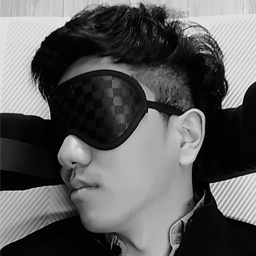
#> input picture image_sample/DongRyn.bmp, 256 x 256 px
$ python Day02_Image_Control.py   (older library calls are emulated)
#> lines starting #> are read from the running program, lines starting #| are printed output that depends on the picture; after the words box and inside, x2 and y2 are one past the last pixel; in counts of white or black regions, pixels touching at a corner belong together
import numpy as np
from scipy import signal, misc
import matplotlib.pyplot as plt
from scipy import ndimage

#Image Read
im = misc.imread('./image_sample/DongRyn.bmp')
#> im is the input picture: shape (256, 256); min 0, max 240, mean 93
row, col = im.shape
#> row = 256; col = 256

print(im.shape)
#| (256, 256)
#1. 이미지 반전 (255-원본데이터)
im_inversion = 255 - im

#2,3 이미지 밝기 조절 (원본데이터 + 밝기값)
#원본 데이터를 실수형으로 바꿔둬야 오버플로우 처리가 가능하다.
im_brightness = (np.float32(im))+100 #밝게
im_darkness = (np.float32(im))-100   #어둡게

#오버플로우 처리
im_brightness = np.where(im_brightness>255, 255, im_brightness)
im_darkness = np.where(im_darkness<0, 0, im_darkness)

#4. 명암비 조절
# 알파값이 0~1 사이라면 명암비를 증가시키는 역할을 하게 되고, -1~0 사이의 값을 가지면 명암비를 감소시키는 역할
A = -0.1 #알파값
im_contrast = im + (im - 128)*A

#5. 감마 보정
M = 255
gamma = 0.5
im_gamma = pow(im/M, gamma)*255
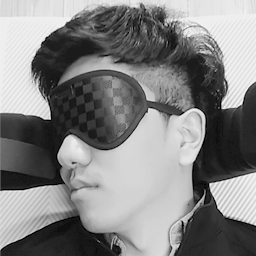
#> im_gamma: shape (256, 256) float64; min 0, max 247.4, mean 131.5

#-----응용 파트------
#---1.중간 강조
n = 50      #올릴 값
N1 = 100    #적용할 범위
N2 = 200    #적용할 범위

#원본데이터의 배열을 가진 정수형 변수 생성 -> 결과값을 담아줌
im_middle_ad = np.ndarray(shape=(row, col), dtype=np.uint8)

for y in range(row):
    for x in range(col):
        value = im[y, x]
        #범위 100~200 이라면 n만큼 값을 더해줌
        if value > N1 and value < N2:
            im_middle_ad[y, x] = value + n
        else:
            im_middle_ad[y, x] = value
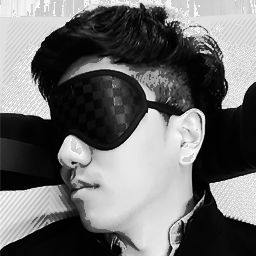
#> im_middle_ad: shape (256, 256); min 0, max 249, mean 108.8
#0으로 된 (row X col) 배열 생성. (여기서는 255 X 255 이 생성됨)

#---2.이진화
im_binary = np.ndarray(shape=(row, col), dtype=np.uint8)
im_average = np.mean(im) #이미지의 값 평균을 이진화를 위해 지정
#> im_average = 93.02

for y in range(row):
    for x in range(col):
        value = im[y, x]
        #평균값보다 크면 0, 아니면 255
        if value > im_average:
            im_binary[y, x] = 0
        else:
            im_binary[y, x] = 255
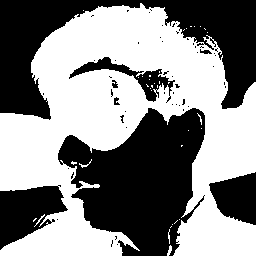
#> im_binary: shape (256, 256); 53.2% white; 55 black regions (47 under 20 px), largest, box (x1, y1, x2, y2) and area: (58, 108, 205, 256) 13263, (0, 0, 256, 120) 11632, (0, 185, 68, 250) 2658

#---3.슬라이스
slice_min = 100
slice_max = 150
slice_bright_value = 50
im_slice = np.ndarray(shape=(row, col), dtype=np.uint8)
for y in range(row):
    for x in range(col):
        value = im[y, x]
        if slice_min > N1 and slice_max < N2:
            im_slice[y, x] = value + slice_bright_value
        else:
            im_slice[y, x] = value

#---4.등명도선
n = 50      #올릴 값
wire_range1_min = 50    #적용할 범위
wire_range1_max = 100    #적용할 범위
wire_range2_min = 150    #적용할 범위
wire_range2_max = 200    #적용할 범위

im_wire = np.ndarray(shape=(row, col), dtype=np.uint8)
for y in range(row):
    for x in range(col):
        value = im[y, x]
        if value > wire_range1_min and value < wire_range1_max:
            im_wire[y, x] = 255
        elif value > wire_range2_min and value < wire_range2_max:
            im_wire[y, x] = 255
        else:
            im_wire[y, x] = 0
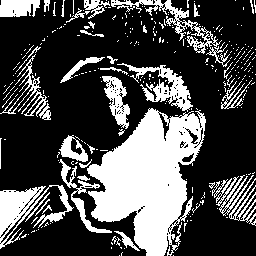
#> im_wire: shape (256, 256); 30.5% white; 291 white regions (249 under 20 px), largest, box (x1, y1, x2, y2) and area: (87, 108, 206, 256) 9880, (0, 185, 74, 249) 1647, (111, 0, 230, 67) 1147

#---5.명도단계 변환
a = im
#5단계로 분리해줌
#0~50 값들은 25, 50~100 값들은 75... 씩으로 255까지
#where함수 반복으로 전부다 지
im_brightness_step = np.where(a<50, 25, np.where(a<100, 75, np.where(a<150, 125, np.where(a<200, 175, np.where(a<255, 225, 255)))))
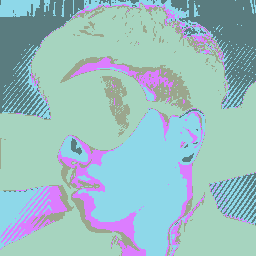
#> im_brightness_step: shape (256, 256) int64; 5 distinct labels, from 25 to 225; one colour per label, 0 black

#---6.중간제거와 중간통과
# 중간제거 : 중간부분 명도를 제거
# 중간통과 : 중간부분만 유지 나머지 제거

#적용할 범위 100~150
pass_range_min = 100
pass_range_max = 150

im_pass = np.ndarray(shape=(row, col), dtype=np.uint8)
im_unpass = np.ndarray(shape=(row, col), dtype=np.uint8)

#중간통과 for문
for y in range(row):
    for x in range(col):
        value = im[y, x]
        #100~150 부분만 값을 넣어주고 나머지는 0
        if value > pass_range_min and value < pass_range_max:
            im_pass[y, x] = value
        else:
            im_pass[y, x] = 0
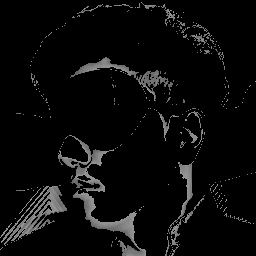
#> im_pass: shape (256, 256); min 0, max 149, mean 10.5

#중간제거
for y in range(row):
    for x in range(col):
        value = im[y, x]
        #100~150 부분은 값을 0으로 하고 나머지는 원본
        if value > pass_range_min and value < pass_range_max:
            im_unpass[y, x] = 0
        else:
            im_unpass[y, x] = value
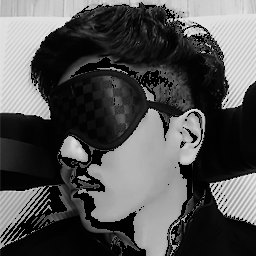
#> im_unpass: shape (256, 256); min 0, max 240, mean 82.5

#--------------------- 출력 ---------------------
#기본 이미지
plt.subplot(2,3,1)
plt.imshow(im)
plt.title('Original Image')
plt.gray()

#반전
plt.subplot(2,3,2)
plt.imshow(im_inversion)
plt.title('Image inversion')
plt.gray()

#밝기 상승
plt.subplot(2,3,3)
plt.imshow(im_brightness)
plt.title('Image brightness')
plt.gray()

#어둡게
plt.subplot(2,3,4)
plt.imshow(im_darkness)
plt.title('Image darkness')
plt.gray()

#명암비 상향
plt.subplot(2,3,5)
plt.imshow(im_contrast)
plt.title('Image contrast')
plt.gray()

#명암비 상향
plt.subplot(2,3,6)
plt.imshow(im_gamma)
plt.title('Image gamma')
plt.gray()

plt.show()

#----응용
#1. 중간 조절
plt.subplot(3,3,1)
plt.imshow(im_middle_ad)
plt.title('Image middle ad')
plt.gray()

#2. 이진화
plt.subplot(3,3,2)
plt.imshow(im_binary)
plt.title('Image binary')
plt.gray()

#3. 슬라이스
plt.subplot(3,3,3)
plt.imshow(im_slice)
plt.title('Image slice')
plt.gray()

#4. 등명도선
plt.subplot(3,3,4)
plt.imshow(im_wire)
plt.title('Image wire')
plt.gray()

#5. 명도 단계 변화
plt.subplot(3,3,5)
plt.imshow(im_brightness_step)
plt.title('Image gamma step')
plt.gray()

#6. 중간제거와 중간통과
plt.subplot(3,3,6)
plt.imshow(im_pass)
plt.title('Image middle pass')
plt.gray()

plt.subplot(3,3,7)
plt.imshow(im_unpass)
plt.title('Image middle delete')
plt.gray()

plt.show()
